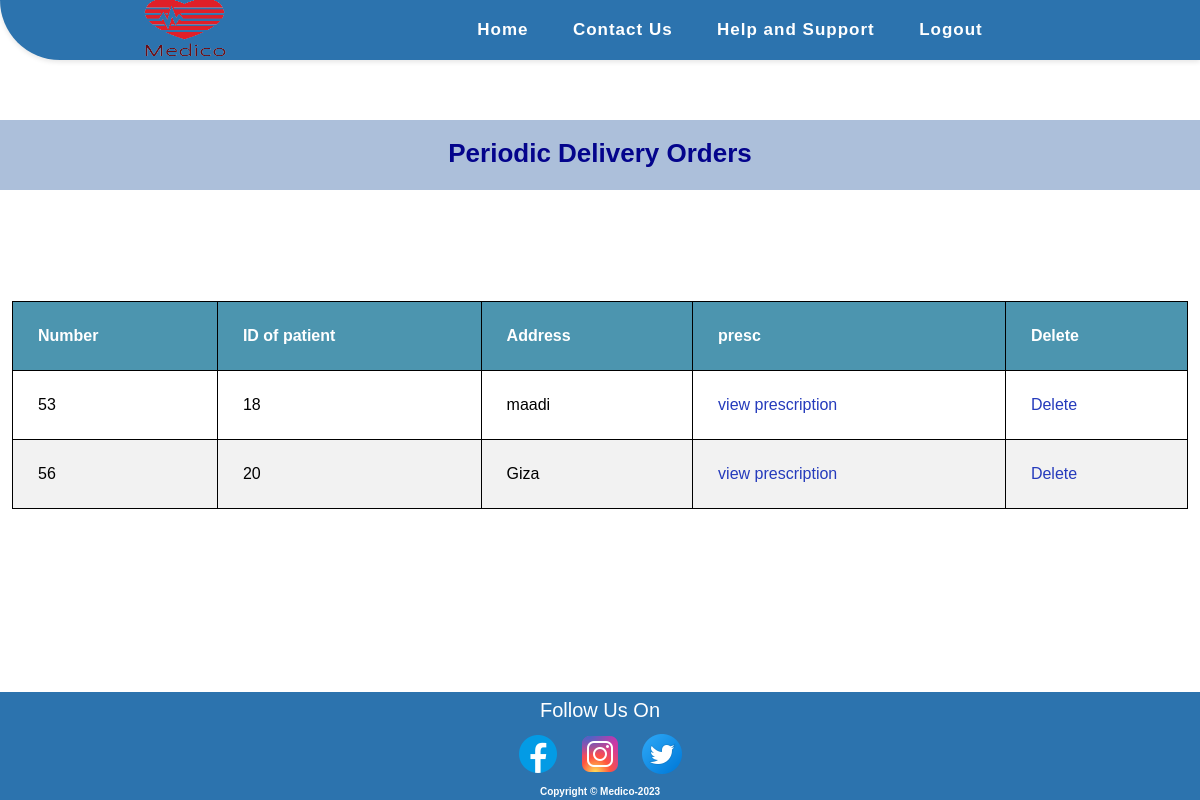
Page /pharmacy/pdm.php (signed in) on the committed database.
### tables this page shows
CREATE TABLE `orders` (
  `id_of_order` int(11) NOT NULL,
  `pharmacy_id` int(11) NOT NULL,
  `opatient_id` int(11) DEFAULT NULL,
  `ord_id` int(11) NOT NULL,
  `order_date` date NOT NULL,
  `order_time` time NOT NULL,
  `patient_address` varchar(255) NOT NULL,
  `prescription` mediumtext NOT NULL,
  `message` varchar(255) NOT NULL,
  `dtime` time NOT NULL,
  `dday` date NOT NULL,
  `dphone` int(11) NOT NULL,
  `date_of_accept` date NOT NULL,
  `time_of_accept` time NOT NULL,
  `activity` varchar(255) NOT NULL,
  `order_cdo` int(11) NOT NULL
);

CREATE TABLE `images` (
  `id` int(11) NOT NULL,
  `patient_id` int(11) DEFAULT NULL,
  `d_id` int(11) DEFAULT NULL,
  `patient_address` varchar(255) NOT NULL,
  `date_of_order` date NOT NULL,
  `time_of_order` time NOT NULL,
  `image` mediumtext NOT NULL,
  `activity` varchar(255) NOT NULL,
  `order_cd` varchar(255) NOT NULL
);

### pharmacy/pdm.php (the view, shortened to what this page needs)
<?php
include "../shared/conn.php";
if (isset($_SESSION['pharmacy'])) {
    $select = "SELECT * FROM `images`
    JOIN `orders` ON images.id = orders.ord_id
WHERE order_cd = 'yes' AND orders.pharmacy_id = '".$_SESSION['phid']."'";
    $sel = mysqli_query($connect, $select);
?>
    <!DOCTYPE html>
    <html lang="en">
    <head>
        <link rel="stylesheet" href="../CSS/footer.css">
        <link rel="stylesheet" href="../CSS/pharmacy's view.css">
    </head>
    <body>
        <nav>
            <div class="logo">
                <a href="#"><img src="../Images/Medico_Logo_2_Final-removebg-preview-1.png" style="height:100px; width:250px; margin-left: 10px;" alt="Medico Logo"></a>
            </div>
            <ul class="nav-links">
                <li><a href="./pharmacy_view.php">Home</a></li>
                <li><a href="#">Contact Us</a></li>
                <li><a href="#">Help and Support</a></li>
                <li><a href="../shared/login.php?gbye='1'">Logout</a></li>
            </ul>
        </nav>
        <h1 class="h1_text" id="Requests">Periodic Delivery Orders</h1>
        <table>
            <thead>
                <tr>
                    <th>Number</th>
                    <th>ID of patient</th>
                    <th>Address</th>
                    <th>presc</th>
                    <th>Delete</th>
                </tr>
            </thead>
            <tbody>
                <?php foreach ($sel as $s) { ?>
                    <tr>
                        <td><?php echo $s['id']; ?></td>
                        <td><?php echo $s['patient_id']; ?></td>
                        <td><?php echo $s['patient_address']; ?></td>
                        <td><a href="periodic_del.php?view=<?php echo $s['id']; ?>">view prescription</a></td>
                        <td><a href="pdm.php?delete=<?php echo $s['id']; ?>">Delete</a></td>
                    </tr>
                <?php } ?>
            </tbody>
        </table>
    <?php } ?>
    <footer>
        <div class="sticky-footer">
            <div class="footer-content">
                <p style="color:white">Follow Us On</p>
                <ul class="social-icons">
                    <li><a href="#"><img src="../images/facebook-logo.png" alt="Facebook Icon"></a></li>
                    <li><a href="#"><img src="../images/instagram-logo.png" alt="Instagram Icon"></a></li>
                    <li><a href="#"><img src="../images/twitter-logo.png" alt="Twitter Icon"></a></li>
                </ul>
            </div>
            <div class="footer-info">
                <h6>Copyright &copy Medico-2023</h6>
            </div>
        </div>
    </footer>
    </body>
    </html>

### CSS/footer.css (style rules this page uses)
body { min-height: 100vh; }
footer { background-color: #2c73ae; padding: 3px 0; font-size: 14px; color: #fff; }
.sticky-footer { position: sticky; top: 100%; }
footer p { margin: 0; line-height: 1.5; font-size: 20px; text-align: center; }
footer ul { margin: 0; padding: 0; list-style: none; }
footer ul li { display: inline-block; margin-left: 10px; }
footer ul li:first-child { margin-left: 0; }
a { color: #253bbc; text-decoration: none; }
footer h6 { font-size: 10px; font-weight: bold; color: white; text-align: center; }
.social-icons { text-align: center; margin: 5px 30px; }
html { height: 100%; }
body { display: flex; flex-direction: column; min-height: 100%; }
footer { margin-top: auto; }

### CSS/pharmacy's view.css (style rules this page uses)
* { padding: 0; margin: 0; box-sizing: border-box; font-family: 'Poppins', sans-serif; }
nav { display: flex; justify-content: space-between; align-items: center; background-color: #2c73ae; height: 60px; padding: 0 50px; box-shadow: 0px 2px 5px rgba(0, 0, 0, 0.1); border-bottom-left-radius: 60px; }
.nav-links { display: flex; justify-content: space-around; width: 50%; }
.nav-links li { list-style: none; }
.nav-links a { color: #ffffff; text-decoration: none; font-weight: bold; font-size: 17px; letter-spacing: 1px; }
.nav-links li { opacity: 1; transition: opacity 0.5s ease-in-out; margin: 10px 0; }
.h1_text { text-align: center; color: rgb(4, 4, 140); font-size: 26px; padding-top: 18px; font-weight: bold; margin-top: 60px; margin-bottom: 20px; background-color: #295aa063; height: 70px; }
table { border-collapse: collapse; width: 98%; margin: auto; }
th, td { text-align: left; padding: 25px; border: 1px solid black; }
th { background-color: #4c95af; color: white; }
tr:nth-child(even) { background-color: #f2f2f2; }

### rows in the picture
orders: ord "53", ord.patient_id "18", patient_address "maadi"
orders: ord "56", ord.patient_id "20", patient_address "Giza"
